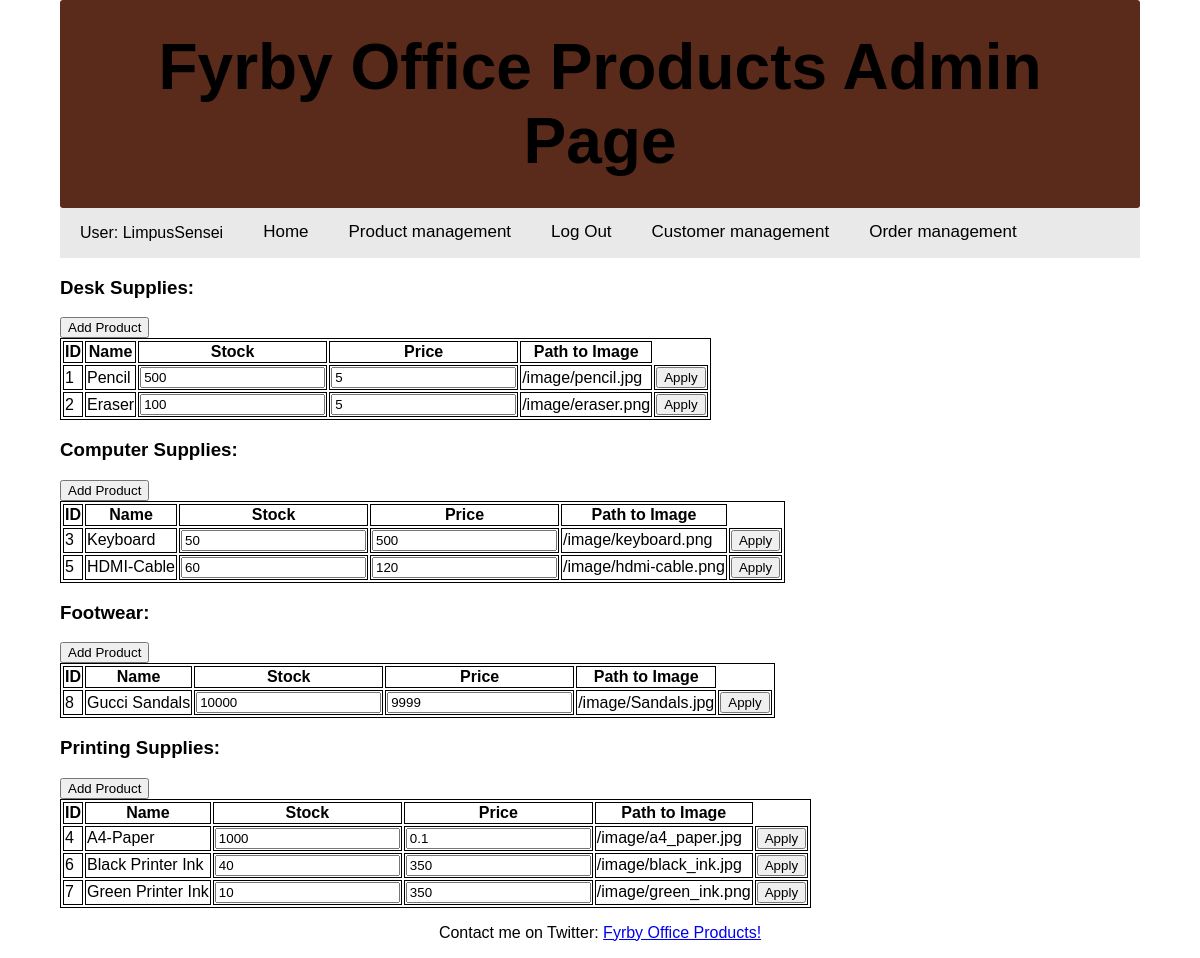
Page /www/FyrbyOfficeProducts/admin/adminproductpage.php (signed in) on the earlier database version.
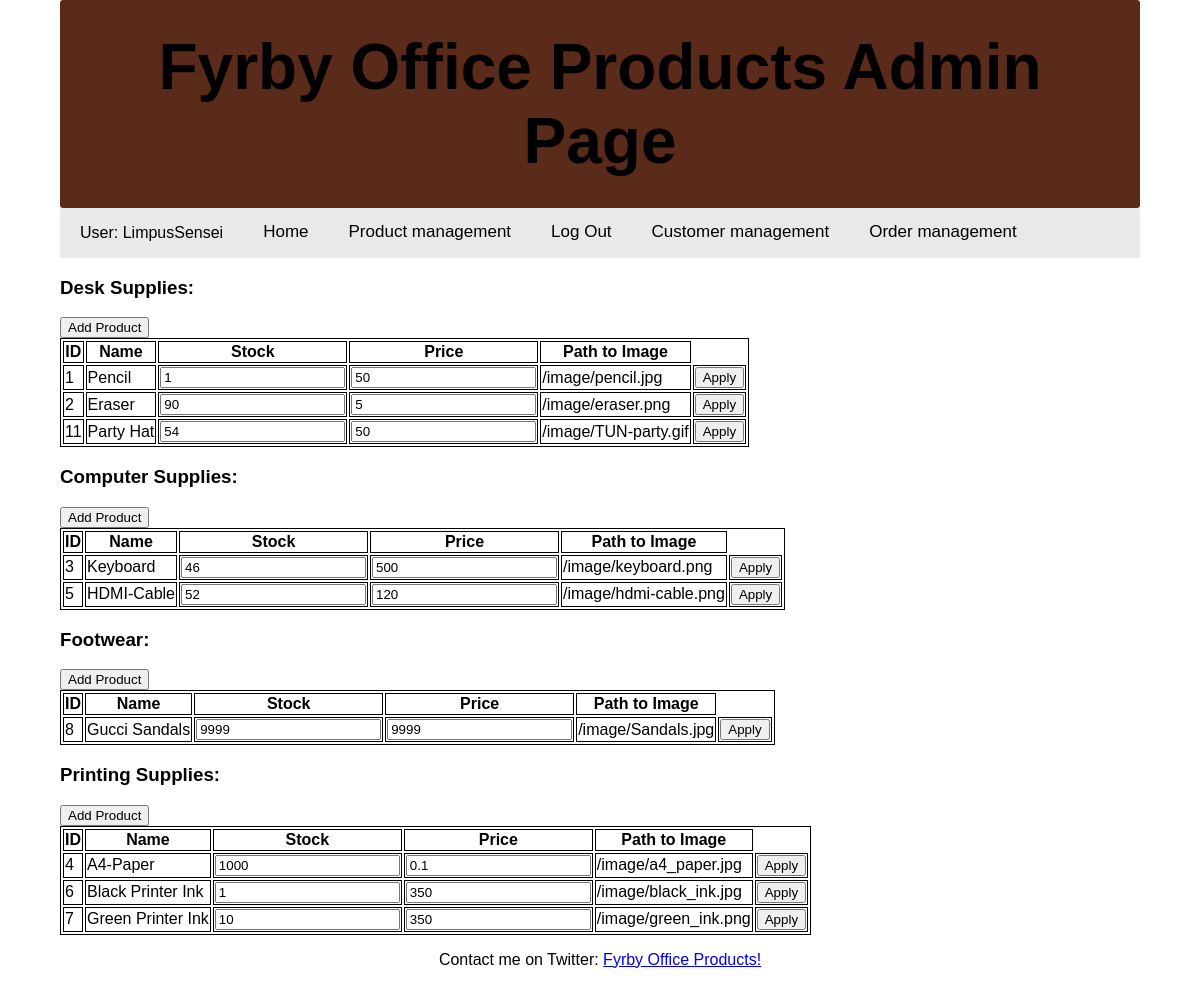
Same page on the later database version.
### tables this page shows
CREATE TABLE `Products` (
  `productID` int NOT NULL,
  `productName` varchar(45) NOT NULL,
  `productCategory` varchar(45) NOT NULL,
  `productStock` int DEFAULT NULL,
  `productPrice` double DEFAULT NULL,
  `imageFile` varchar(100) DEFAULT NULL
);

### www/FyrbyOfficeProducts/admin/adminproductpage.php (the view, shortened to what the changed rows need)
<?php
if($_SESSION['user_type']=='admin'){
    $servername = "localhost";
    $username = "root";
    $password = "Fyrby23";
    $dbname = "testschema1";
    $conn = new mysqli($servername, $username, $password, $dbname);
    $sql = "SELECT * FROM `Products`;";
    $result = $conn->query($sql);
    if ($result->num_rows > 0) {
        ?>
    <table>
        <tr>
            <th>ID</th><th>Name</th><th>Stock</th><th>Price</th><th>Path to Image</th>
        </tr>
        <?php while($row = mysqli_fetch_assoc($result)){
            if ($row['productCategory'] == "Desk Supplies"){ ?>
            <tr>
                <form method="post">
                    <td><?php echo $row['productID']; ?></td><td><?php echo $row['productName']; ?></td>
                    <td>
                        <input type="text" required pattern=".*\S+.*" name="stock" value="<?php echo $row['productStock']; ?>">
                    </td>
                    <td>
                        <input type="text" required pattern=".*\S+.*" name="price" value="<?php echo $row['productPrice']; ?>">
                    </td>
                    <td><?php echo $row['imageFile']; ?></td>
                    <td>
                        <button type="submit" name="apply" value="<?php echo $row['productID']; ?>">Apply</button>
                    </td>
                </form>
            </tr>
        <?php
            }
        } ?>
    </table>
    <?php mysqli_data_seek($result, 0) ?>
    <table>
        <tr>
            <th>ID</th><th>Name</th><th>Stock</th><th>Price</th><th>Path to Image</th>
        </tr>
        <?php while($row = mysqli_fetch_assoc($result)){
            if ($row['productCategory'] == "Computer Supplies"){ ?>
            <tr>
                <form method="post">
                    <td><?php echo $row['productID']; ?></td><td><?php echo $row['productName']; ?></td>
                    <td>
                        <input type="text" required pattern=".*\S+.*" name="stock" value="<?php echo $row['productStock']; ?>">
                    </td>
                    <td>
                        <input type="text" required pattern=".*\S+.*" name="price" value="<?php echo $row['productPrice']; ?>">
                    </td>
                    <td><?php echo $row['imageFile']; ?></td>
                    <td>
                        <button type="submit" name="apply" value="<?php echo $row['productID']; ?>">Apply</button>
                    </td>
                </form>
            </tr>
        <?php
            }
        } ?>
    </table>
    <?php mysqli_data_seek($result, 0) ?>
    <table>
        <tr>
            <th>ID</th><th>Name</th><th>Stock</th><th>Price</th><th>Path to Image</th>
        </tr>
        <?php while($row = mysqli_fetch_assoc($result)){
            if ($row['productCategory'] == "Footwear"){ ?>
            <tr>
                <form method="post">
                    <td><?php echo $row['productID']; ?></td><td><?php echo $row['productName']; ?></td>
                    <td>
                        <input type="text" required pattern=".*\S+.*" name="stock" value="<?php echo $row['productStock']; ?>">
                    </td>
                    <td>
                        <input type="text" required pattern=".*\S+.*" name="price" value="<?php echo $row['productPrice']; ?>">
                    </td>
                    <td><?php echo $row['imageFile']; ?></td>
                    <td>
                        <button type="submit" name="apply" value="<?php echo $row['productID']; ?>">Apply</button>
                    </td>
                </form>
            </tr>
        <?php
            }
        } ?>
    </table>
    <?php mysqli_data_seek($result, 0) ?>
    <table>
        <tr>
            <th>ID</th><th>Name</th><th>Stock</th><th>Price</th><th>Path to Image</th>
        </tr>
        <?php while($row = mysqli_fetch_assoc($result)){
            if ($row['productCategory'] == "Printing Supplies"){ ?>
            <tr>
                <form method="post">
                    <td><?php echo $row['productID']; ?></td><td><?php echo $row['productName']; ?></td>
                    <td>
                        <input type="text" required pattern=".*\S+.*" name="stock" value="<?php echo $row['productStock']; ?>">
                    </td>
                    <td>
                        <input type="text" required pattern=".*\S+.*" name="price" value="<?php echo $row['productPrice']; ?>">
                    </td>
                    <td><?php echo $row['imageFile']; ?></td>
                    <td>
                        <button type="submit" name="apply" value="<?php echo $row['productID']; ?>">Apply</button>
                    </td>
                </form>
            </tr>
        <?php
            }
        } ?>
    </table>
    <?php
    } else {
        echo "0 results";
    }
    echo file_get_contents("../Home/footer.html");}
else{
    echo ('you are not authorized to visit this page, try with another account');
};
?>

Differences in the rows shown:
changed products "Pencil": stock "500" → "1"; price "5" → "50"
changed products "Eraser": stock "100" → "90"
added products: productID "11", productName "Party Hat", stock "54", price "50", imageFile "/image/TUN-party.gif", shown under "Desk Supplies:"
changed products "Keyboard": stock "50" → "46"
changed products "HDMI-Cable": stock "60" → "52"
changed products "Gucci Sandals": stock "10000" → "9999"
changed products "Black Printer Ink": stock "40" → "1"
